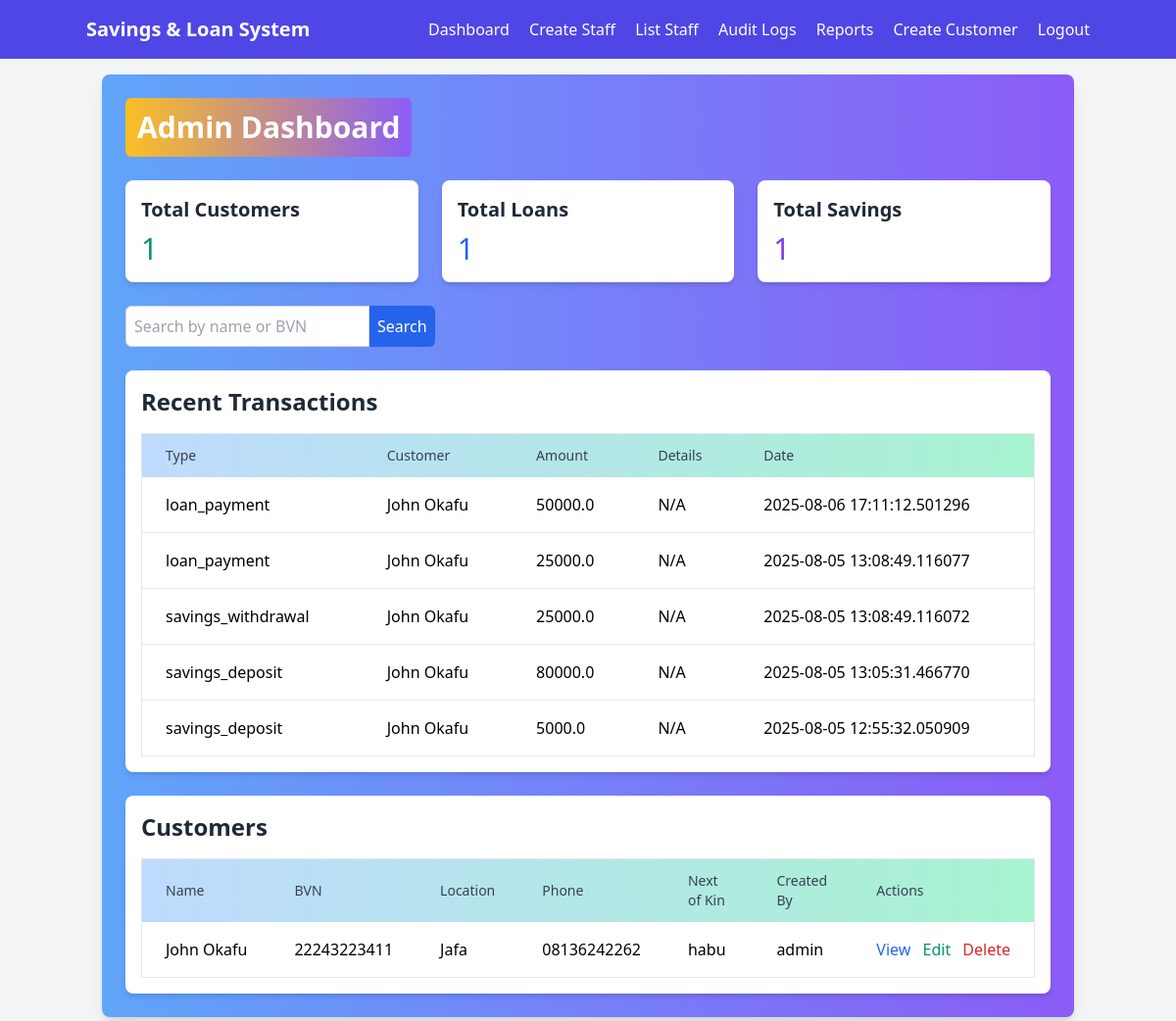
The page /dashboard (signed in) on the database its author committed.
### savings_loan_app.py (models this page shows)
class Transaction(db.Model):
    __tablename__ = 'transaction'
    id = db.Column(db.Integer, primary_key=True)
    customer_id = db.Column(db.Integer, db.ForeignKey('customer.id'), nullable=False)
    loan_id = db.Column(db.Integer, db.ForeignKey('loan.id'), nullable=True)
    savings_id = db.Column(db.Integer, db.ForeignKey('savings.id'), nullable=True)
    type = db.Column(db.String(20), nullable=False)
    amount = db.Column(db.Float, nullable=True)
    payment_type = db.Column(db.String(20), nullable=True)
    details = db.Column(db.Text, nullable=True)
    created_at = db.Column(db.DateTime, default=datetime.utcnow)
    created_by = db.Column(db.Integer, db.ForeignKey('user.id'), nullable=False)

class Customer(db.Model):
    __tablename__ = 'customer'
    id = db.Column(db.Integer, primary_key=True)
    full_name = db.Column(db.String(100), nullable=False)
    bvn = db.Column(db.String(11), unique=True, nullable=False)
    location = db.Column(db.String(100), nullable=False)
    phone_number = db.Column(db.String(15), nullable=False)
    next_of_kin = db.Column(db.String(100), nullable=False)
    created_by = db.Column(db.Integer, db.ForeignKey('user.id'), nullable=False)

class User(UserMixin, db.Model):
    __tablename__ = 'user'
    id = db.Column(db.Integer, primary_key=True)
    username = db.Column(db.String(50), unique=True, nullable=False)
    password = db.Column(db.String(100), nullable=False)
    role = db.Column(db.String(20), nullable=False)  # admin or staff
    created_by = db.Column(db.Integer, db.ForeignKey('user.id'), nullable=True)

### savings_loan_app.py (the view, shortened to what this page needs)
@app.route('/dashboard')
@login_required
def dashboard():
    if current_user.role == 'admin':
        total_customers = db.session.query(Customer).count()
        total_loans = db.session.query(Loan).count()
        total_savings = db.session.query(Savings).count()
        recent_transactions = db.session.query(Transaction).order_by(Transaction.created_at.desc()).limit(5).all()
        transactions_with_customer = [
            {
                'id': transaction.id,
                'type': transaction.type,
                'amount': transaction.amount,
                'details': transaction.details,
                'customer_name': db.session.get(Customer, transaction.customer_id).full_name if db.session.get(Customer, transaction.customer_id) else 'Unknown',
                'created_at': transaction.created_at
            }
            for transaction in recent_transactions
        ]
        customers = db.session.query(Customer).all()
        customers_with_details = [
            {
                'id': customer.id,
                'full_name': customer.full_name,
                'bvn': customer.bvn,
                'location': customer.location,
                'phone_number': customer.phone_number,
                'next_of_kin': customer.next_of_kin,
                'created_by_username': db.session.get(User, customer.created_by).username if customer.created_by and db.session.get(User, customer.created_by) else 'Unknown'
            }
            for customer in customers
        ]
        return render_template(
            'admin_dashboard.html',
            total_customers=total_customers,
            total_loans=total_loans,
            total_savings=total_savings,
            transactions=transactions_with_customer,
            customers=customers_with_details
        )

### savings_loan_app.py (called while the page is built)
@login_manager.user_loader
def load_user(user_id):
    return db.session.get(User, int(user_id))

### templates/admin_dashboard.html (shortened to what this page needs)
{% extends "base.html" %}
{% block content %}
<div class="bg-gradient-to-r from-blue-400 to-purple-500 shadow-lg rounded-lg p-6 animate-fade-in">
    <h1 class="text-3xl font-extrabold text-white mb-6 bg-gradient-to-r from-yellow-400 to-gold-600 p-3 rounded-md inline-block animate-bounce-slow">Admin Dashboard</h1>
    <div class="grid grid-cols-1 md:grid-cols-2 lg:grid-cols-3 gap-6">
        <div class="bg-white p-4 rounded-lg shadow-md hover:shadow-xl transition duration-300 animate-fade-in-slow">
            <h2 class="text-xl font-semibold text-gray-800 mb-2">Total Customers</h2>
            <p class="text-3xl text-green-600">{{ total_customers }}</p>
        </div>
        <div class="bg-white p-4 rounded-lg shadow-md hover:shadow-xl transition duration-300 animate-fade-in-slow delay-100">
            <h2 class="text-xl font-semibold text-gray-800 mb-2">Total Loans</h2>
            <p class="text-3xl text-blue-600">{{ total_loans }}</p>
        </div>
        <div class="bg-white p-4 rounded-lg shadow-md hover:shadow-xl transition duration-300 animate-fade-in-slow delay-200">
            <h2 class="text-xl font-semibold text-gray-800 mb-2">Total Savings</h2>
            <p class="text-3xl text-purple-600">{{ total_savings }}</p>
        </div>
    </div>
    <div class="mt-6">
        <form method="POST" action="{{ url_for('search_customers') }}" class="mb-6">
            <div class="flex">
                <input type="text" name="search_query" placeholder="Search by name or BVN" class="p-2 rounded-l-md border border-gray-300 focus:outline-none focus:ring-2 focus:ring-blue-500">
                <button type="submit" class="bg-blue-600 text-white p-2 rounded-r-md hover:bg-blue-700 transition duration-300">Search</button>
            </div>
        </form>
    </div>
    <div class="mt-6 bg-white p-4 rounded-lg shadow-md">
        <h2 class="text-2xl font-semibold text-gray-800 mb-4">Recent Transactions</h2>
        {% if transactions %}
            <div class="overflow-x-auto animate-fade-in-slow">
                <table class="min-w-full bg-white border border-gray-200 rounded-lg">
                    <thead class="bg-gradient-to-r from-blue-200 to-green-200">
                        <tr>
                            <th class="px-6 py-3 text-left text-sm font-medium text-gray-700">Type</th>
                            <th class="px-6 py-3 text-left text-sm font-medium text-gray-700">Customer</th>
                            <th class="px-6 py-3 text-left text-sm font-medium text-gray-700">Amount</th>
                            <th class="px-6 py-3 text-left text-sm font-medium text-gray-700">Details</th>
                            <th class="px-6 py-3 text-left text-sm font-medium text-gray-700">Date</th>
                        </tr>
                    </thead>
                    <tbody class="divide-y divide-gray-200">
                        {% for transaction in transactions %}
                            <tr class="hover:bg-gray-50 transition duration-200">
                                <td class="px-6 py-4 whitespace-nowrap">{{ transaction.type }}</td>
                                <td class="px-6 py-4 whitespace-nowrap">{{ transaction.customer_name }}</td>
                                <td class="px-6 py-4 whitespace-nowrap">{{ transaction.amount or 'N/A' }}</td>
                                <td class="px-6 py-4 whitespace-nowrap">{{ transaction.details or 'N/A' }}</td>
                                <td class="px-6 py-4 whitespace-nowrap">{{ transaction.created_at }}</td>
                            </tr>
                        {% endfor %}
                    </tbody>
                </table>
            </div>
        {% else %}
            <p class="text-gray-600">No recent transactions.</p>
        {% endif %}
    </div>
    <div class="mt-6 bg-white p-4 rounded-lg shadow-md">
        <h2 class="text-2xl font-semibold text-gray-800 mb-4">Customers</h2>
        {% if customers %}
            <div class="overflow-x-auto animate-fade-in-slow">
                <table class="min-w-full bg-white border border-gray-200 rounded-lg">
                    <thead class="bg-gradient-to-r from-blue-200 to-green-200">
                        <tr>
                            <th class="px-6 py-3 text-left text-sm font-medium text-gray-700">Name</th>
                            <th class="px-6 py-3 text-left text-sm font-medium text-gray-700">BVN</th>
                            <th class="px-6 py-3 text-left text-sm font-medium text-gray-700">Location</th>
                            <th class="px-6 py-3 text-left text-sm font-medium text-gray-700">Phone</th>
                            <th class="px-6 py-3 text-left text-sm font-medium text-gray-700">Next of Kin</th>
                            <th class="px-6 py-3 text-left text-sm font-medium text-gray-700">Created By</th>
                            <th class="px-6 py-3 text-left text-sm font-medium text-gray-700">Actions</th>
                        </tr>
                    </thead>
                    <tbody class="divide-y divide-gray-200">
                        {% for customer in customers %}
                            <tr class="hover:bg-gray-50 transition duration-200">
                                <td class="px-6 py-4 whitespace-nowrap">{{ customer.full_name }}</td>
                                <td class="px-6 py-4 whitespace-nowrap">{{ customer.bvn }}</td>
                                <td class="px-6 py-4 whitespace-nowrap">{{ customer.location }}</td>
                                <td class="px-6 py-4 whitespace-nowrap">{{ customer.phone_number }}</td>
                                <td class="px-6 py-4 whitespace-nowrap">{{ customer.next_of_kin }}</td>
                                <td class="px-6 py-4 whitespace-nowrap">{{ customer.created_by_username }}</td>
                                <td class="px-6 py-4 whitespace-nowrap">
                                    <a href="{{ url_for('view_customer', customer_id=customer.id) }}" class="text-blue-600 hover:underline">View</a>
                                    <a href="{{ url_for('edit_customer', customer_id=customer.id) }}" class="text-green-600 hover:underline ml-2">Edit</a>
                                    <form action="{{ url_for('delete_customer', customer_id=customer.id) }}" method="POST" style="display:inline;">
                                        <button type="submit" class="text-red-600 hover:underline ml-2" onclick="return confirm('Are you sure you want to delete {{ customer.full_name }}?');">Delete</button>
                                    </form>
                                </td>
                            </tr>
                        {% endfor %}
                    </tbody>
                </table>
            </div>
        {% else %}
            <p class="text-gray-600">No customers found.</p>
        {% endif %}
    </div>
</div>
{% endblock %}

### templates/admin_dashboard.html (style rules this page uses)
.animate-fade-in { animation: fadeIn 1s ease-in; }
.animate-fade-in-slow { animation: fadeIn 2s ease-in; }
.animate-bounce-slow { animation: bounce 2s infinite; }
.delay-100 { animation-delay: 0.1s; }
.delay-200 { animation-delay: 0.2s; }

### rows shown on the page
Customer: full_name "John Okafu", bvn "22243223411", location "Jafa", phone_number "08136242262", next_of_kin "habu"
User: created_by_username "admin"

### other values the page prints
{{ total_customers }} "1"
{{ total_loans }} "1"
{{ total_savings }} "1"
{{ transaction.details or 'N/A' }} "N/A" "N/A" "N/A" "N/A" "N/A"
